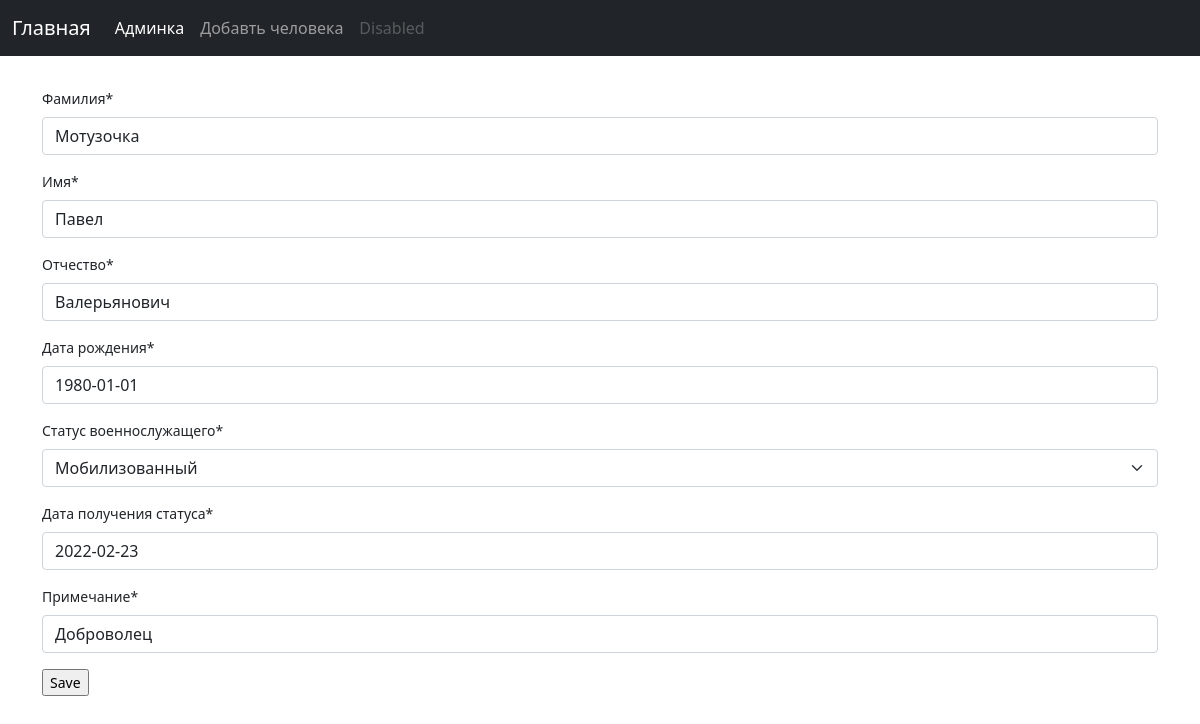
/change/2/, run on the app's committed database.
### mobilization/models.py (models this page shows, shortened)
class Person(models.Model):
    STATUS_TYPES_CHOISES = [
        ("M", "Мобилизованный"),
        ("W", "Военнослужащий"),
        ("D", "Погибший"),
        ("C", "Комиссованный"),
        ("L", "Пропавший без вести"),
    ]
    firstname = models.CharField("Фамилия", max_length = 35)
    lastname = models.CharField("Имя", max_length = 35)
    fathername = models.CharField("Отчество", max_length = 35)
    birthday = models.DateField("Дата рождения")
    status = models.CharField("Статус военнослужащего", max_length=1, choices=STATUS_TYPES_CHOISES, blank=False)
    statusdate = models.DateField("Дата получения статуса")
    otherdata = models.CharField("Примечание", max_length = 100)

### mobilization/views.py (the view)
# urls.py: path('change/<int:pk>/', PersonChangeView.as_view(), name='personchange'),
class PersonChangeView(UpdateView):
	model = Person
	template_name = "personchange.html"
	fields = ['firstname', 'lastname', 'fathername', 'birthday', 'status', 'statusdate', 'otherdata']

### templates/personchange.html (shortened to what this page needs)
{% extends 'base.html' %}
{% load crispy_forms_tags %}
{% block content %}
<form action="" method="post">
    {{ form|crispy }}
    <input type="submit" value="Save">
</form>
{% endblock content %}

### static/navbar-top-fixed.css (style rules this page uses)
body { min-height: 75rem; padding-top: 4.5rem; }

### data on the page
Person: firstname "Мотузочка", lastname "Павел", fathername "Валерьянович", birthday "1980-01-01", status "Мобилизованный", statusdate "2022-02-23", otherdata "Доброволец"
